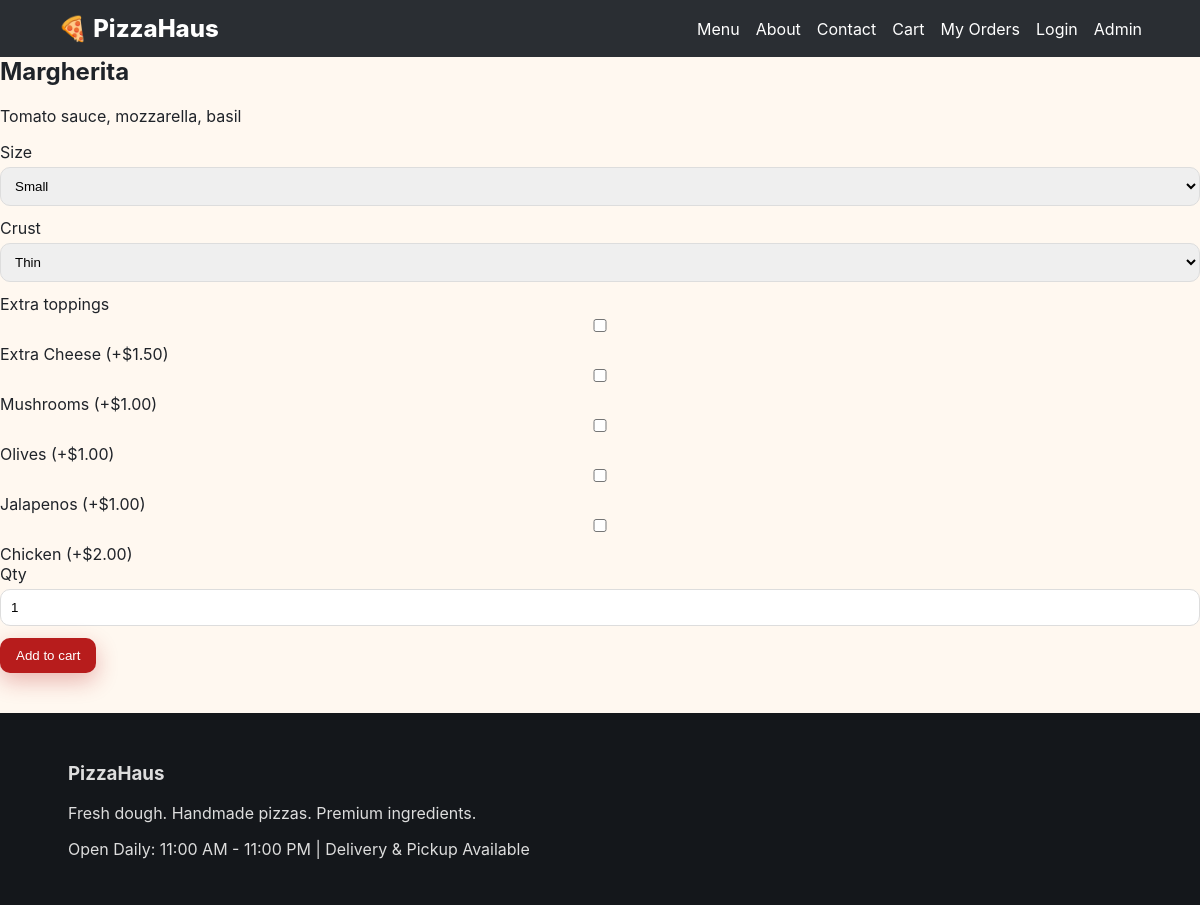
Screenshot of /pizza.php?slug=margherita with the database file from the repository.
### tables this page shows
CREATE TABLE products (
  id INT AUTO_INCREMENT PRIMARY KEY,
  category_id INT NOT NULL,
  name VARCHAR(150) NOT NULL,
  slug VARCHAR(150) NOT NULL UNIQUE,
  description TEXT,
  base_price DECIMAL(10,2) NOT NULL DEFAULT 0,
  image_url VARCHAR(255),
  is_active TINYINT(1) NOT NULL DEFAULT 1,
  created_at TIMESTAMP DEFAULT CURRENT_TIMESTAMP,
  FOREIGN KEY (category_id) REFERENCES categories(id)
);

CREATE TABLE toppings (
  id INT AUTO_INCREMENT PRIMARY KEY,
  name VARCHAR(120) NOT NULL,
  extra_price DECIMAL(10,2) NOT NULL DEFAULT 0,
  is_active TINYINT(1) DEFAULT 1,
  created_at TIMESTAMP DEFAULT CURRENT_TIMESTAMP
);

### config/config.php (called while the page is built, shortened)
<?php
function db(){
    static $pdo;
    if(!$pdo){
        $dsn = 'mysql:host='.DB_HOST.';dbname='.DB_NAME.';charset=utf8mb4';
        $pdo = new PDO($dsn, DB_USER, DB_PASS, [PDO::ATTR_ERRMODE => PDO::ERRMODE_EXCEPTION]);
    }
    return $pdo;
}
function e($s){ return htmlspecialchars((string)$s, ENT_QUOTES, 'UTF-8'); }
function money($n){ return '$'.number_format((float)$n,2); }
?>

### public/pizza.php (the view, shortened to what this page needs)
<?php include '../includes/header.php';
$slug=$_GET['slug']??'';
$stmt=db()->prepare('SELECT * FROM products WHERE slug=?');$stmt->execute([$slug]);$p=$stmt->fetch(PDO::FETCH_ASSOC);if(!$p){die('Not found');}
$sizes=db()->prepare('SELECT * FROM product_sizes WHERE product_id=?');$sizes->execute([$p['id']]);$sizes=$sizes->fetchAll(PDO::FETCH_ASSOC);
$tops=db()->query('SELECT * FROM toppings WHERE is_active=1')->fetchAll(PDO::FETCH_ASSOC);
?>
<h2><?=e($p['name'])?></h2><p><?=e($p['description'])?></p>
<form method="post"><label>Size</label><select name="size_name"><?php foreach($sizes as $s): ?><option><?=e($s['size_name'])?></option><?php endforeach; ?></select>
<label>Crust</label><select name="crust"><option>Thin</option><option>Classic</option><option>Cheese crust</option></select>
<label>Extra toppings</label><?php foreach($tops as $t): ?><div><input type="checkbox" name="toppings[]" value="<?=$t['id']?>"> <?=e($t['name'])?> (+<?=money($t['extra_price'])?>)</div><?php endforeach; ?>
<label>Qty</label><input name="qty" type="number" value="1" min="1"><button class="btn">Add to cart</button></form>
<?php include '../includes/footer.php'; ?>

### public/assets/css/style.css (style rules this page uses)
:root { --red:#b71c1c;--char:#1f2329;--cream:#fff8f0;--accent:#ffb300;--white:#fff;--muted:#6b7280 }
* { box-sizing:border-box }
body { margin:0;font-family:Inter,Arial,sans-serif;background:var(--cream);color:var(--char) }
.btn { display:inline-block;padding:10px 16px;border-radius:10px;border:0;background:var(--red);color:#fff;text-decoration:none;cursor:pointer;box-shadow:0 8px 22px rgba(183,28,28,.3) }
h2 { margin-top:0 }
input,select,textarea { width:100%;padding:10px;border-radius:10px;border:1px solid #ddd;margin:5px 0 12px }

### rows the page displays
products: name "Margherita", description "Tomato sauce, mozzarella, basil"
toppings: name "Extra Cheese", extra_price "$1.50"
toppings: name "Mushrooms", extra_price "$1.00"
toppings: name "Olives", extra_price "$1.00"
toppings: name "Jalapenos", extra_price "$1.00"
toppings: name "Chicken", extra_price "$2.00"

### other values shown
form field size_name "Small"
